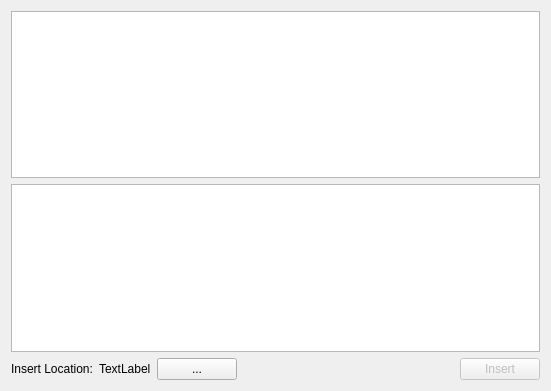
<?xml version="1.0" encoding="UTF-8"?>
<ui version="4.0">
 <class>InserterWidget</class>
 <widget class="QWidget" name="mInserterWidget">
  <property name="windowModality">
   <enum>Qt::NonModal</enum>
  </property>
  <property name="geometry">
   <rect>
    <x>0</x>
    <y>0</y>
    <width>551</width>
    <height>391</height>
   </rect>
  </property>
  <property name="windowTitle">
   <string>Insert Satellites</string>
  </property>
  <layout class="QVBoxLayout" name="verticalLayout">
   <item>
    <widget class="QListWidget" name="mRuleWidget"/>
   </item>
   <item>
    <widget class="QTableView" name="mSatelliteView">
     <property name="showDropIndicator" stdset="0">
      <bool>false</bool>
     </property>
     <property name="dragDropMode">
      <enum>QAbstractItemView::DragOnly</enum>
     </property>
     <property name="alternatingRowColors">
      <bool>false</bool>
     </property>
     <property name="selectionMode">
      <enum>QAbstractItemView::ExtendedSelection</enum>
     </property>
     <property name="selectionBehavior">
      <enum>QAbstractItemView::SelectRows</enum>
     </property>
     <property name="sortingEnabled">
      <bool>false</bool>
     </property>
    </widget>
   </item>
   <item>
    <layout class="QHBoxLayout" name="horizontalLayout">
     <item>
      <widget class="QLabel" name="label">
       <property name="text">
        <string>Insert Location:</string>
       </property>
      </widget>
     </item>
     <item>
      <widget class="QLabel" name="mFileLabel">
       <property name="text">
        <string>TextLabel</string>
       </property>
      </widget>
     </item>
     <item>
      <widget class="QPushButton" name="mOptionsButton">
       <property name="text">
        <string>...</string>
       </property>
      </widget>
     </item>
     <item>
      <spacer name="horizontalSpacer">
       <property name="orientation">
        <enum>Qt::Horizontal</enum>
       </property>
       <property name="sizeHint" stdset="0">
        <size>
         <width>40</width>
         <height>20</height>
        </size>
       </property>
      </spacer>
     </item>
     <item>
      <widget class="QPushButton" name="mInsertButton">
       <property name="enabled">
        <bool>false</bool>
       </property>
       <property name="text">
        <string>Insert</string>
       </property>
      </widget>
     </item>
    </layout>
   </item>
  </layout>
 </widget>
 <resources/>
 <connections/>
</ui>
